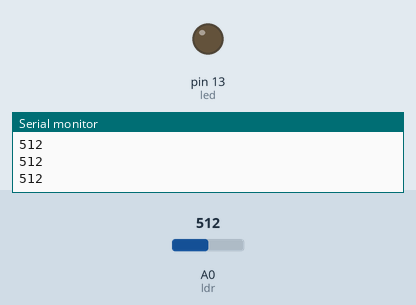
Simulated run of this sketch. Board: Arduino Uno, built with avr-gcc and run on an emulated ATmega328P. On the bench: output pins drawn as LEDs (lit = HIGH), the last lines printed to the serial monitor. The inputs (shaded band) are chosen by the test bench; at power-on: A0 (ldr) = 512.

Above: at 1.3 s.
1.4 s: A0 (ldr) set to 493
At 2.0 s:
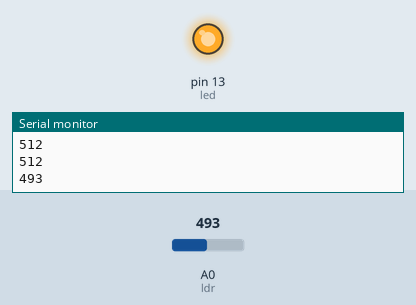
3.0 s: A0 (ldr) set to 510
At 4.2 s:
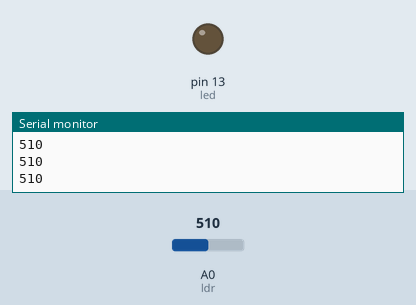
4.5 s: A0 (ldr) set to 490
At 5.6 s:
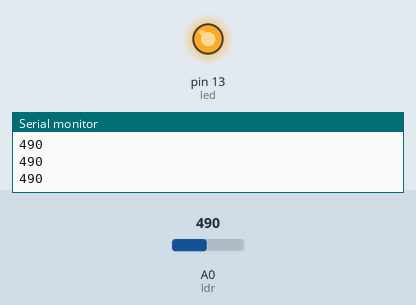
Timing chart, 0 to 7.5 s (numbered marks = the images above; inputs shaded):
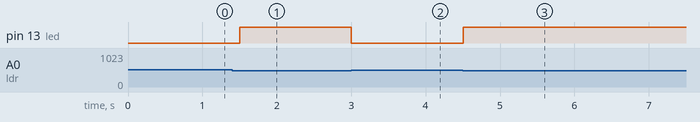

The sketch:

LDRtest_analogPin.ino
```cpp
int ldr = A0;  // LDR sensor connected to analog pin A0
int led = 13;  // LED connected to digital pin 13

void setup() {
  Serial.begin(9600);  // Start Serial Monitor
  pinMode(led, OUTPUT);  // Set LED pin as output
}

void loop() {
  int lightLevel = analogRead(ldr);  // Read LDR value (0-1023)
  Serial.println(lightLevel);  // Print LDR value to Serial Monitor

  if (lightLevel < 500) { // If dark, turn LED ON
    digitalWrite(led, HIGH);
  } else {  // If bright, turn LED OFF
    digitalWrite(led, LOW);
  }

  delay(500); // Wait 500ms before next reading
}
```

Measured:
- the behaviour switches between 500 and 499 on A0 (ldr) (found by bisection; images 0 and 1)
- after the input at 1.4 s, pin 13 (led): LOW → HIGH after 0.10 s
- after the input at 3.0 s, pin 13 (led): HIGH → LOW at once
- after the input at 4.5 s, pin 13 (led): LOW → HIGH at once
